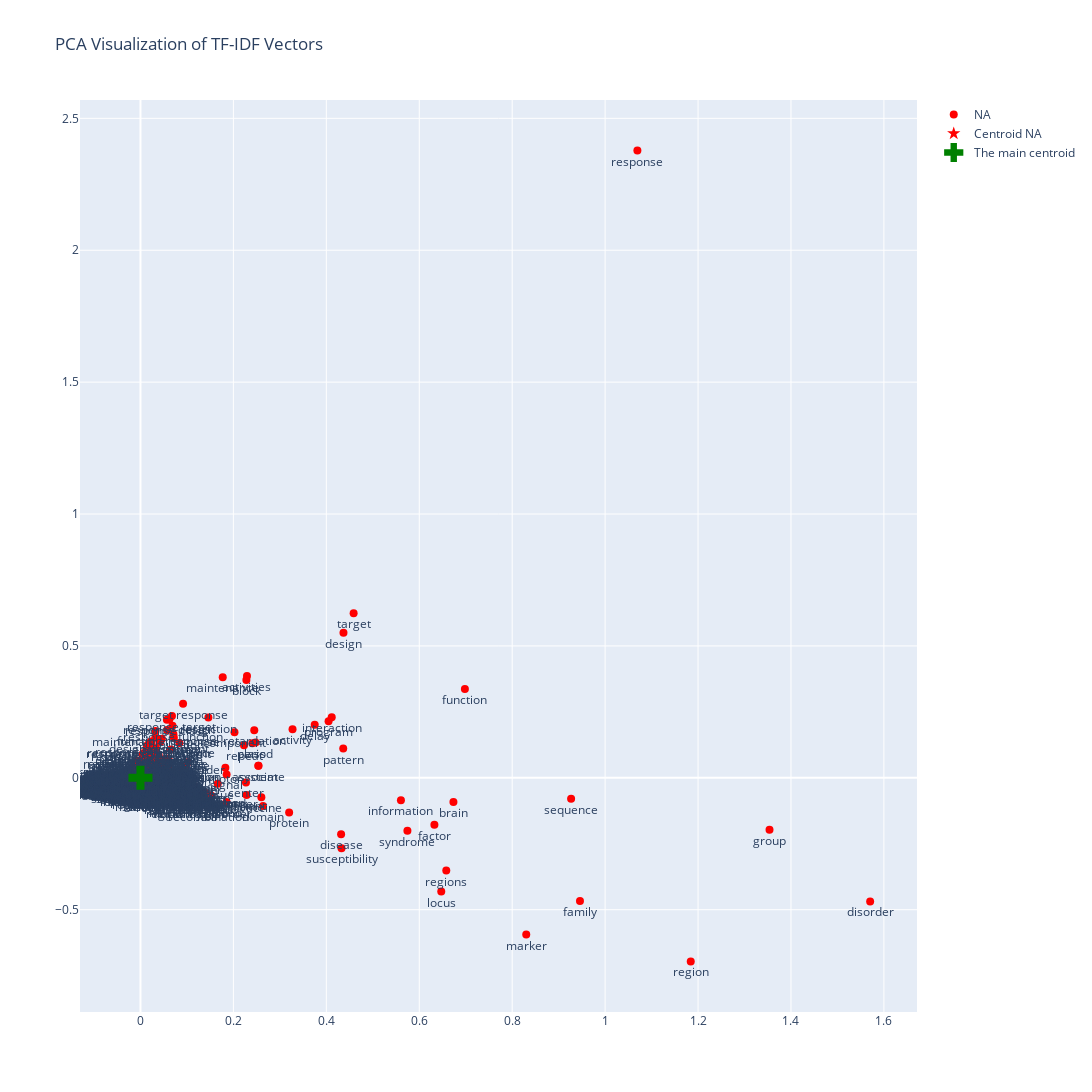

Notebook code for this chart:
### Code cell
domains_list = [LBD_02_data_preprocessing.strDomainDefault]*len(word_list)
LBD_06_visualization.visualize_tfidf_pca_interactive(word_list, domains_list, tfidf_matrix, transpose = True)

### Figure 1 — Plotly figure (JSON) as saved in the notebook; plotly's stock layout.template omitted (floating-point values rounded to 4 significant figures; data arrays with more than 128 entries replaced by an {"elided": "..."} marker saying what was removed)
{"data": [{"hovertext": {"elided": "2354 str values"}, "marker": {"color": "red", "size": 8}, "mode": "markers+text", "name": "NA", "text": {"elided": "2354 str values"}, "textposition": "bottom center", "type": "scatter", "x": {"elided": "2354 float values"}, "y": {"elided": "2354 float values"}}, {"hovertext": "Centroid of NA", "marker": {"color": "red", "size": 10, "symbol": "star"}, "mode": "markers", "name": "Centroid NA", "type": "scatter", "x": [-1.604e-18], "y": [9.433e-19]}, {"hovertext": ["The main centroid"], "marker": {"color": "green", "size": 20, "symbol": "cross"}, "mode": "markers", "name": "The main centroid", "type": "scatter", "x": [-2.299e-18], "y": [9.521e-19]}], "layout": {"height": 1100, "hovermode": "closest", "showlegend": true, "title": {"text": "PCA Visualization of TF-IDF Vectors"}, "width": 1100}}
